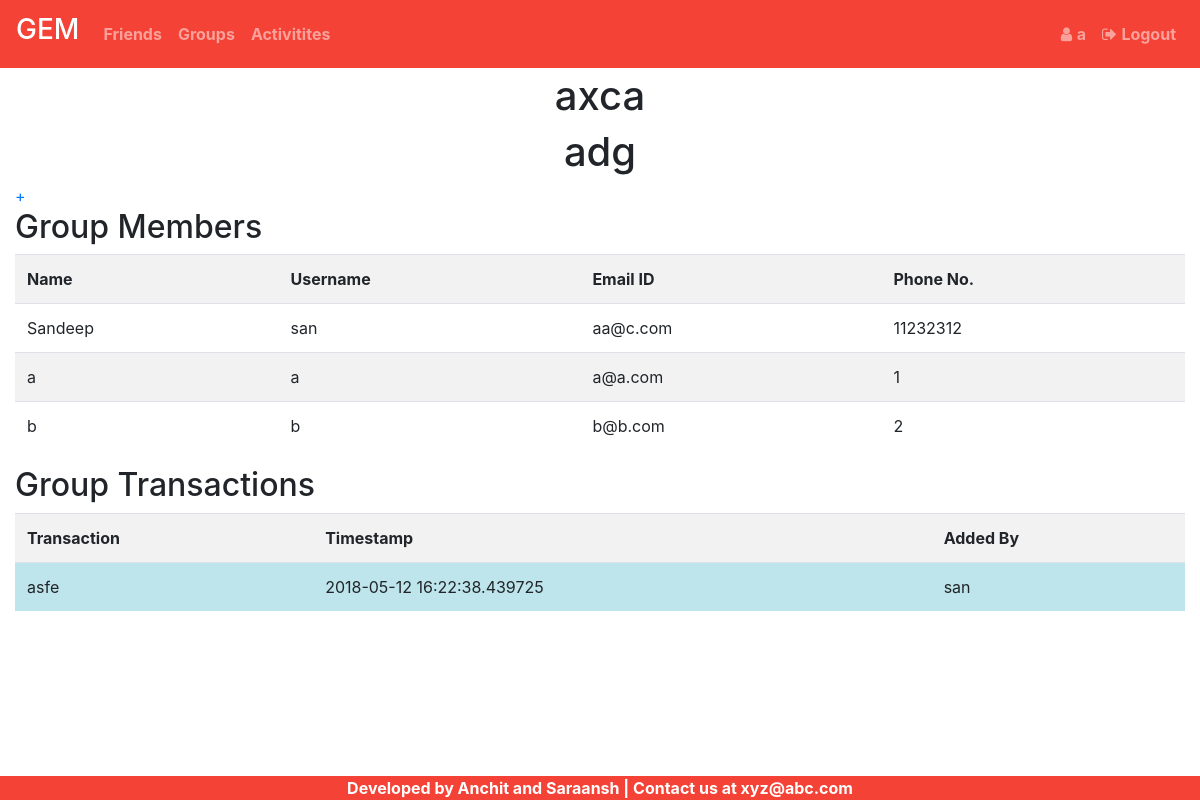
The page /disp_group/a/2 (signed in) on the database its author committed.
### gem/models.py (models this page shows, shortened)
class User(UserMixin,db.Model):
	id=db.Column(db.Integer,primary_key=True)
	name=db.Column(db.String(100),index=True)
	username=db.Column(db.String(100),index=True,unique=True)
	email=db.Column(db.String(150),index=True,unique=True)
	pno=db.Column(db.String(20),index=True,unique=True)
	password=db.Column(db.String(100))
	city=db.Column(db.String(50))
	dob = db.Column(db.Date)
	gender = db.Column(db.String)
	friends=db.relationship('User',
		secondary=friends,
		primaryjoin=(friends.c.userID==id),
		secondaryjoin=(friends.c.friendID==id),
		lazy='dynamic'
	)

class Groups(db.Model):
	id=db.Column(db.Integer,primary_key=True)
	name=db.Column(db.String(100))
	num_mem=db.Column(db.Integer)
	creator=db.Column(db.String(100))
	when=db.Column(db.DateTime,default=datetime.utcnow,index=True)
	description=db.Column(db.String(200))
	transactions=db.relationship('Group_transactions',backref='group',lazy='dynamic',cascade="all,delete")
	members=db.relationship('User',
		secondary=group_helper_table,
		backref=db.backref('groups', lazy='dynamic'),lazy='dynamic')

class Group_transactions(db.Model):
	id=db.Column(db.Integer,primary_key=True)
	desc=db.Column(db.String(100))
	timestamp=db.Column(db.DateTime,index=True,default=datetime.utcnow)
	added_by=db.Column(db.String(100))
	grp=db.Column(db.Integer,db.ForeignKey('groups.id'))
	tot=db.Column(db.Float)

### gem/routes.py (the view)
@gem.route('/disp_group/<username>/<id>',methods=['GET','POST'])
@login_required
def disp_group(username=None,id=None):
	del mem_list[:]
	if username is None:
		flash('Please login to proceed.')
		return redirect(url_for('login'))
	elif username!=current_user.username:
		flash('Access Denied 1' + " " + username)
		return redirect(url_for('friends',username=current_user.username))
	else:
		a=Groups.query.filter_by(id=id).first()
		if a is None:
			flash('Group Does Not Exist')
			return redirect(url_for('groups',username=current_user.username))
		b=a.members.all()
		z=a.transactions.all()
		li=[]
		li1=[]
		li2=[]
		del li1[:]
		del li2[:]
		for c in b:
			li.append(c.username)
		if current_user.username not in li:
			flash('Access Denied 2')
			del li
			return redirect(url_for('groups',username=current_user.username))
		else:
			del li
			return render_template('disp_group.html',user=current_user,b=b,a=a,z=z)

### gem/models.py (called while the page is built)
@login.user_loader
def userloader(id):
	return User.query.get(int(id))

### gem/templates/disp_group.html
{% extends "base3.html" %}
{% block content %}
<br><br><br>
<h1 class="text-center"> {{a.name}} </h1>
<h1 class="text-center"> {{a.description}} </h1>
<div class="container-fluid">
	<a href="{{url_for('group_transaction_create',username=current_user.username,idgrp=a.id)}}">+	</a>
	<h2>Group Members</h2>
	<table class="table table-striped">
		<tr>
			<th>Name</th>
			<th>Username</th>
			<th>Email ID</th>
			<th>Phone No.</th>
		</tr>
		{% for i in b %}
		<tr>
			<td> {{i.name}} </td>
			<td> {{i.username}} </td>
			<td> {{i.email}} </td>
			<td> {{i.pno}} </td>
		</tr>
		{% endfor %}
	</table>
	<h2>Group Transactions</h2>
	<table class="table table-striped">
		<tr>
			<th>Transaction</th>
			<th>Timestamp</th>
			<th>Added By</th>
		</tr>
		{% for i in z %}
		{% set ns = namespace(val = 0) %}
		{% for j in i.neededtrans.all() %}
		{% if user.username == j.giver.username or user.username == j.receiver.username %}
		{% set ns.val = 1 %}
		{% endif %}
		{% endfor %}
		{% if ns.val==1 %}
		<tr class="table-info" data-grpurl="{{url_for('disp_trans',username=user.username,id=i.id,grpid=i.grp)}}">
			<td> {{i.desc}} </td>
			<td> {{i.timestamp}} </td>
			<td> {{i.added_by}} </td>
		</tr>
		{% else %}
		<tr data-grpurl="{{url_for('disp_trans',username=user.username,id=i.id,grpid=i.grp)}}">
			<td> {{i.desc}} </td>
			<td> {{i.timestamp}} </td>
			<td> {{i.added_by}} </td>
		</tr>
		{% endif %}
		{% endfor %}
	</table>
</div>
{% endblock %}

### gem/templates/base3.html (shortened to what this page needs)
<!DOCTYPE html>
<html>
<head>
	<link rel="stylesheet" href="https://maxcdn.bootstrapcdn.com/bootstrap/4.0.0/css/bootstrap.min.css">
	<link href="https://maxcdn.bootstrapcdn.com/font-awesome/4.7.0/css/font-awesome.min.css" rel="stylesheet">
</head>
<body>
		<nav class="navbar navbar-expand-sm navbar-dark fixed-top" style="background-color: #f44336">
		<div class="navbar-brand"><strong><h3>GEM</h3></strong></div>
		<div class="collapse navbar-collapse" id="nav-content">
			<ul class="navbar-nav">
				<li class="nav-item">
					<a href="{{url_for('friends',username=user.username)}}"><div class="nav-link"> <strong>Friends</strong> </div></a>
				</li>
				<li class="nav-item">
					<a href="{{url_for('groups',username=user.username)}}"><div class="nav-link"> <strong>Groups</strong> </div></a>
				</li>
				<li class="nav-item">
					<a href="{{url_for('activity',username=user.username)}}"><div class="nav-link"> <strong>Activitites</strong> </div></a>
				</li>
			</ul>
		</div>
		<div class="collapse navbar-collapse justify-content-end" id="nav-content1">
			<ul class="navbar-nav">
				<li class="nav-item">
					<a href="{{url_for('profile',name=user.username)}}"><div class="nav-link"><span class="fa fa-user"></span> <strong>{{user.name}}</strong> </div></a>
				</li>
				<li class="nav-item"><a class="nav-link" href="{{url_for('logout')}}"><span class="fa fa-sign-out"></span> <strong>Logout</strong></a></li>
			</ul>
		</div>
	</nav>
	{% block content %}
	{% endblock %}
	<div class="container-fluid fixed-bottom" style="background-color: #f44336;">
		<div class="text-center font-weight-bold" style="color: white">Developed by Anchit and Saraansh | Contact us at xyz@abc.com</div>
	</div>
</body>
</html>

### rows shown on the page
User: name "a", username "a", email "a@a.com", pno "1"
Groups: name "axca", description "adg"
User: name "Sandeep", username "san", email "aa@c.com", pno "11232312"
User: name "b", username "b", email "b@b.com", pno "2"
Group_transactions: desc "asfe", timestamp "2018-05-12 16:22:38.439725", added_by "san"
